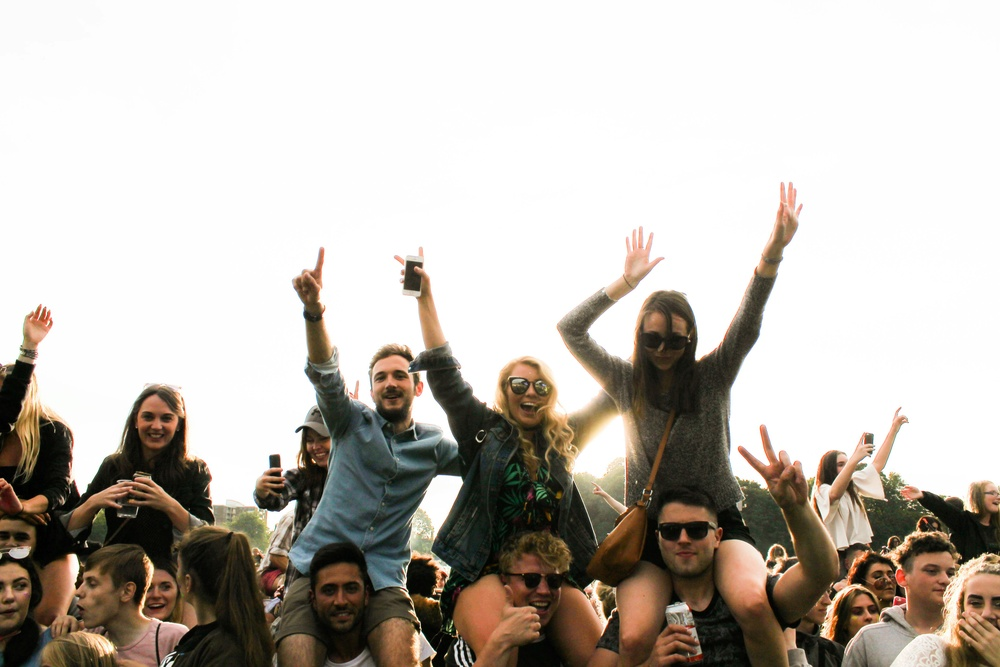
#> input picture task2/in/in.jpg, 1000 x 667 px, shrunk from 4272 x 2848 before the run; its folder holds only this picture in this run
$ python face_detection.py
#> lines starting #> are read from the running program, lines starting #| are printed output that depends on the picture; after the words box and inside, x2 and y2 are one past the last pixel; in counts of white or black regions, pixels touching at a corner belong together
import cv2
import numpy as np
import os

# Directory where images are saved
image_dir = 'in'

# Skin color detection thresholds (in HSV)
lower_skin = np.array([0, 20, 70], dtype=np.uint8)
upper_skin = np.array([20, 255, 255], dtype=np.uint8)

# Output directory for face detection results
output_dir = 'detected_faces'
os.makedirs(output_dir, exist_ok=True)

# Load images
image_files = [f for f in os.listdir(image_dir) if f.endswith(('.jpg', '.png', '.jpeg'))]

for image_file in image_files:
    image_path = os.path.join(image_dir, image_file)
    image = cv2.imread(image_path)
#> image is the input picture: shape (667, 1000, 3); mean B, G, R 177.5, 184.9, 191.2

    # Convert image to HSV color space
    hsv = cv2.cvtColor(image, cv2.COLOR_BGR2HSV)
#> hsv: shape (667, 1000, 3); mean H, S, V 14.5, 43, 192.1

    # Apply skin color thresholding
    mask = cv2.inRange(hsv, lower_skin, upper_skin)
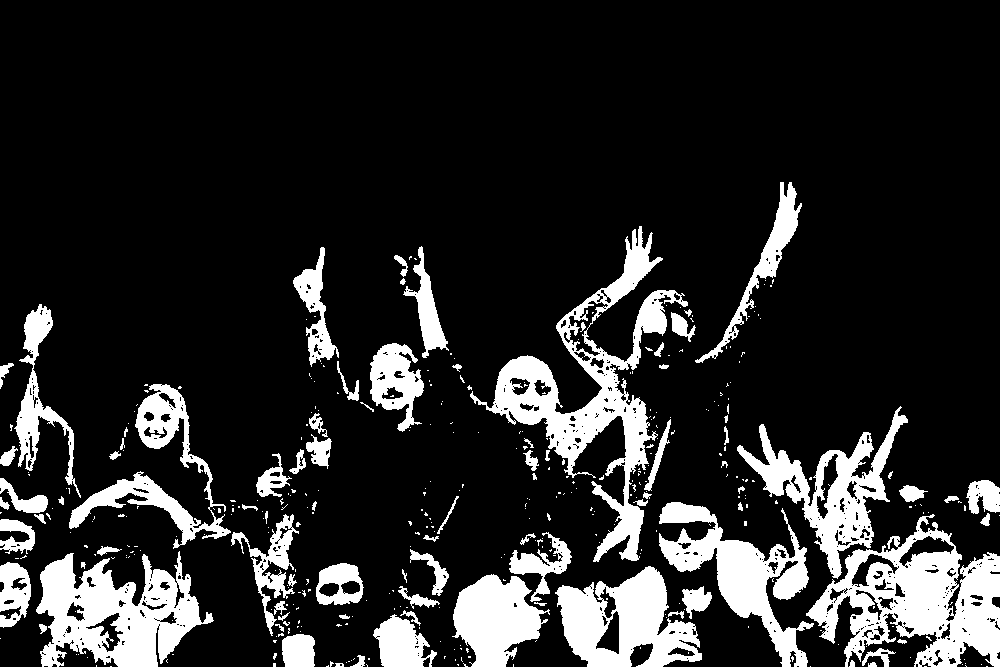
#> mask: shape (667, 1000); 16.2% white; 408 white regions (321 under 20 px)

    # Find contours to detect faces based on skin color regions
    contours, _ = cv2.findContours(mask, cv2.RETR_EXTERNAL, cv2.CHAIN_APPROX_SIMPLE)
#> contours = 395 contours, 326 with area under 20; largest, box (x1, y1, x2, y2) and area: (806, 514, 1000, 667) 16030, (470, 226, 688, 562) 15352, (36, 551, 214, 667) 12186, (555, 566, 702, 667) 9033, (737, 406, 908, 579) 8388

    for contour in contours:
        # Draw bounding boxes around detected face regions
        x, y, w, h = cv2.boundingRect(contour)
        if w > 50 and h > 50:  # Minimum size filter for faces
            cv2.rectangle(image, (x, y), (x + w, y + h), (0, 255, 0), 2)
#> this loop made 395 passes
#> (x, y, w, h) on passes 3, 8, 9: (810, 666, 1, 1), (981, 664, 1, 1), (962, 664, 1, 1)
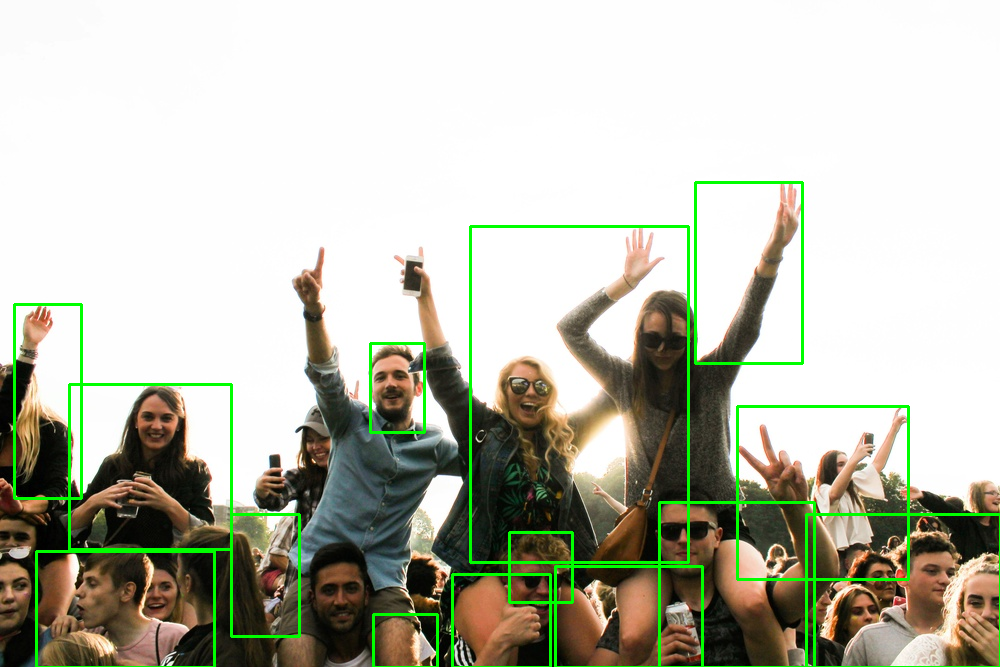
#> image: shape (667, 1000, 3); 3% of pixels changed, all inside (x1, y1, x2, y2) = (13, 181, 1000, 667)

    # Save the face detection results
    output_path = os.path.join(output_dir, image_file)
    cv2.imwrite(output_path, image)

print(f"Faces detected and saved in {output_dir}")
